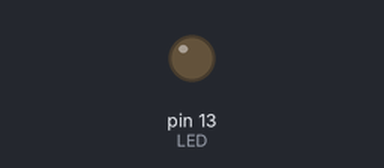
Bench run of a sketch on a simulated Arduino Uno, built with avr-gcc and run on an emulated ATmega328P. On the bench: output pins drawn as LEDs (lit = HIGH).

Above: at 2.1 s.
At 6.9 s:
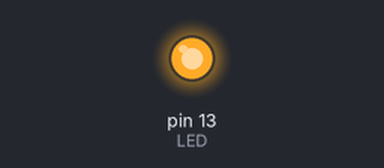
Timing chart, 0 to 7.4 s (numbered marks = the images above):
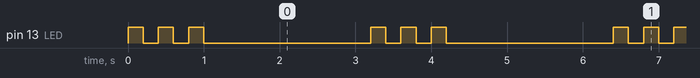

Measured:
- by itself, pin 13 (LED): repeats every 3.2 s: 2 × (LOW 0.20 s, HIGH 0.20 s), LOW 2.2 s, HIGH 0.20 s
- by itself, everything shown: repeats every 3.2 s, in 6 steps

The sketch:

blink_modified.ino
```cpp
const int LED = 13;

void setup() {
  pinMode(LED, OUTPUT);
}

void loop() {

  // Blink 3 times quickly
  for (int i = 0; i < 3; i++) {
    digitalWrite(LED, HIGH);
    delay(200);

    digitalWrite(LED, LOW);
    delay(200);
  }

  // Pause for 2 seconds
  delay(2000);
}
```
